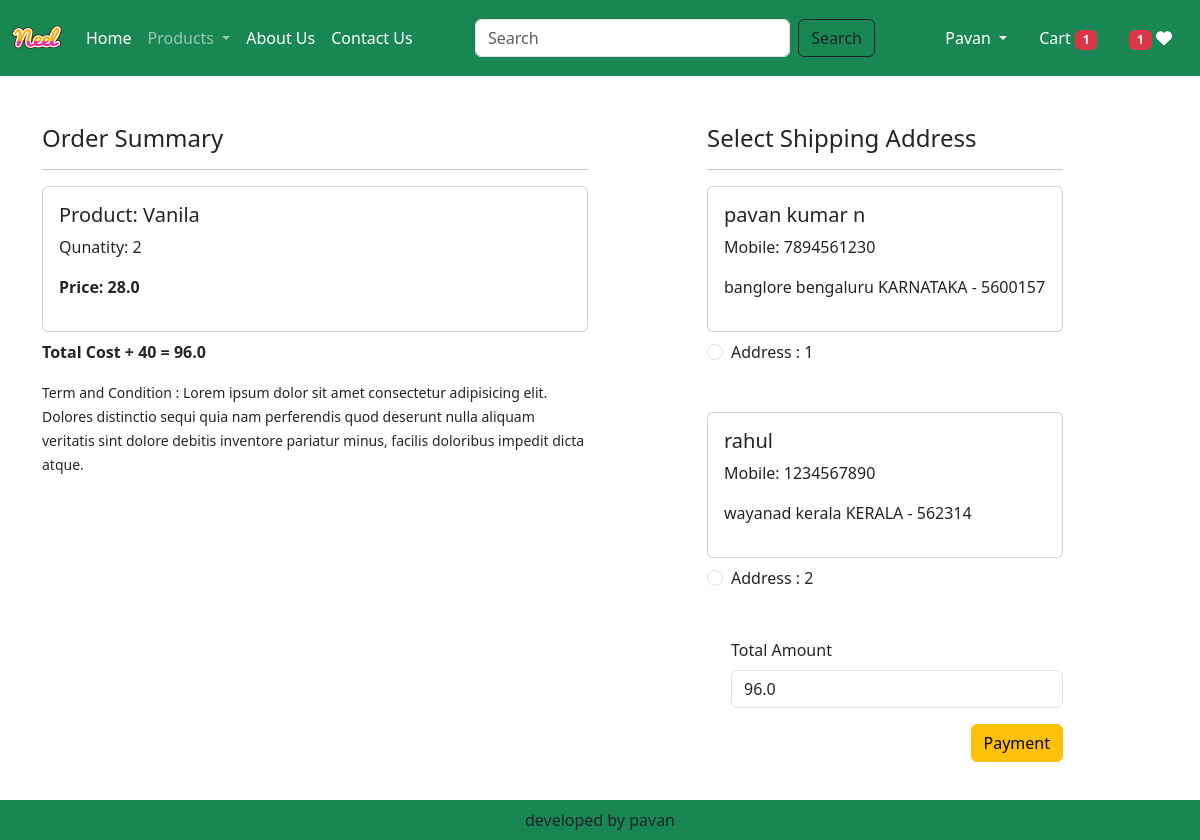
Page /checkout/ (signed in) on the committed database.
### app/models.py (models this page shows, shortened)
class Cart(models.Model):
    user = models.ForeignKey(User,on_delete=models.CASCADE)
    product = models.ForeignKey(Product , on_delete=models.CASCADE)
    quantity = models.PositiveBigIntegerField(default=1)

class Product(models.Model):
    title = models.CharField(max_length=100)
    selling_price = models.FloatField()
    discounted_price = models.FloatField()
    description = models.TextField()
    composition = models.TextField(default='')
    prodapp = models.TextField(default='')
    category = models.CharField(choices=CATEGORY_CHOICES, max_length=2)
    product_image = models.ImageField(upload_to='product')

class Customer(models.Model):
    user = models.ForeignKey(User, on_delete=models.CASCADE)
    name = models.CharField(max_length=200)
    locality = models.CharField(max_length=200)
    city = models.CharField(max_length=50)
    mobile = models.IntegerField(default=0)
    zipcode = models.IntegerField()
    state = models.CharField(choices=STATE_CHOICES,max_length=100)

### app/views.py (the view, shortened to what this page needs)
# urls.py: path('checkout/', views.checkout.as_view(), name = 'checkout'),
@method_decorator(login_required,name='dispatch')
class checkout(View):
    def get(self,request):
        totalitem = 0
        wishlist = 0
        if request.user.is_authenticated:
            totalitem = len(Cart.objects.filter(user=request.user))
            wishlist = len(Wishlist.objects.filter(user=request.user))
        user=request.user
        add=Customer.objects.filter(user=user)
        cart_items = Cart.objects.filter(user=user)
        famount = 0
        for p in cart_items:
            value = p.quantity * p.product.discounted_price
            famount = famount + value
        totalamount = famount + 40
        razoramount = int(totalamount * 100)
        client = razorpay.Client(auth= (settings.RAZOR_KEY_ID, settings.RAZOR_KEY_SECRET))
        data = {'amount':razoramount,"currency":"INR","receipt":"order_rcptid_12"}
        payemnt_response = client.order.create(data=data)
        print(payemnt_response)
        order_id = payemnt_response['id']
        order_status = payemnt_response['status']
        return render(request,'app/checkout.html',locals())

### templates/app/checkout.html (shortened to what this page needs)
{% extends "app/base.html" %}
{% load static %}
{% block main-content %}
<div class="container">
    <div class="row mt-5">
        <div class="col-sm-6">
            <h4>Order Summary</h4>
            <hr>
            {% for item in cart_items %}
                <div class="card mb-2">
                    <div class="card-body">
                        <h5>Product: {{item.product.title}}</h5>
                        <p>Qunatity: {{item.quantity}}</p>
                        <p class="fw-bold">Price: {{item.product.discounted_price}}</p>
                    </div>
                </div>
            {% endfor %}
            <p class="fw-bold">Total Cost + 40 = {{totalamount}}</p>
            <small>Term and Condition : Lorem ipsum dolor sit amet consectetur adipisicing elit. Dolores distinctio sequi quia nam perferendis quod deserunt nulla aliquam veritatis sint dolore debitis inventore pariatur minus, facilis doloribus impedit dicta atque.</small>
        </div>
        <div class="col-sm-4 offset-sm-1">
            <h4>Select Shipping Address</h4>
            <hr>
            <form action="" method="post" id="myform">{% csrf_token %}
                {% for ad in add %}
                <div class="card">
                    <div class="card-body">
                        <h5>{{ad.name}}</h5>
                        <p>Mobile: {{ad.mobile}}</p>
                        <p>{{ad.locality}} {{ad.city}} {{ad.state}} - {{ad.zipcode}}</p>
                    </div>
                </div>
                <div class="form-check mt-2 mb-5">
                    <input class="form-check-input" type="radio" name="custid" id="custadd{{forloop.counter}}" value="{{ad.id}}">
                    <label class="form-check-label" for="custadd{{forloop.counter}}">Address : {{forloop.counter}}</label>
                </div>
                {% endfor %}
                <div class="form-check mb-3">
                    <label for="totalamount" class="form-label">Total Amount</label>
                    <input type="number" class="form-control" name="totalamount" value="{{totalamount}}" readonly>
                </div>
                <div class="text-end">
                    <button id="rzp-button1" type="submit" class="btn btn-warning">Payment</button>
                    <br><br><br>
                </div>
            </form>
        </div>
    </div>
</div>
{% block payment-gateway %}
<button id="rzp-button1">Pay</button>
{% endblock payment-gateway %}
{% endblock main-content %}

### rows in the picture
Cart: product "Vanila", quantity "2", product.discounted_price "28.0"
Customer: name "pavan kumar n", mobile "7894561230", locality "banglore", city "bengaluru", state "KARNATAKA", zipcode "5600157"
Customer: name "rahul", mobile "1234567890", locality "wayanad", city "kerala", state "KERALA", zipcode "562314"

### other values in the picture
{{ totalitem }} "1"
{{ wishlist }} "1"
{{ totalamount }} "96.0"
